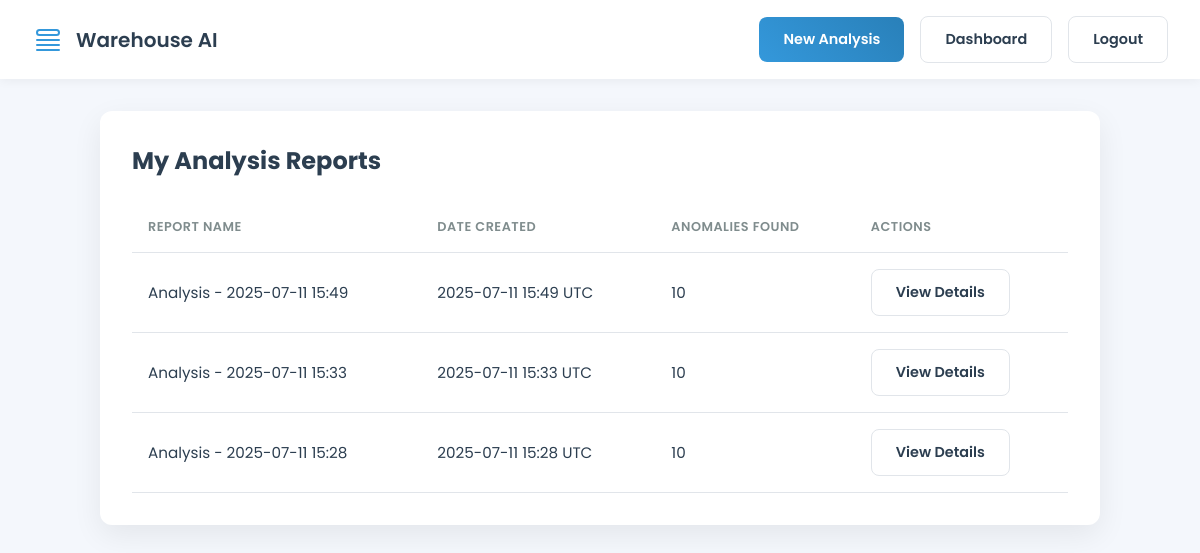
Page /dashboard (signed in) on the earlier database version.
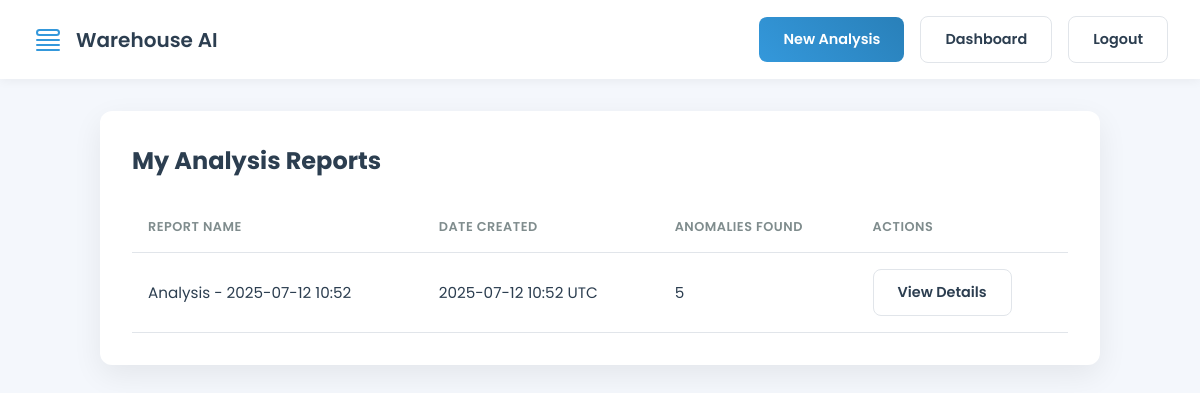
Same page on the later database version.
### src/app.py (models this page shows)
class AnalysisReport(db.Model):
    id = db.Column(db.Integer, primary_key=True)
    report_name = db.Column(db.String(120), nullable=False, default=f"Analysis Report")
    timestamp = db.Column(db.DateTime, index=True, default=datetime.utcnow)
    user_id = db.Column(db.Integer, db.ForeignKey('user.id'), nullable=False)
    anomalies = db.relationship('Anomaly', backref='report', lazy=True, cascade="all, delete-orphan")
    location_summary = db.Column(db.Text, nullable=True) # Stores a JSON string of the location summary

### src/app.py (the view)
@app.route('/dashboard')
@login_required
def dashboard():
    reports = AnalysisReport.query.filter_by(user_id=current_user.id).order_by(AnalysisReport.timestamp.desc()).all()
    return render_template('dashboard.html', reports=reports)

### src/app.py (called while the page is built)
@login_manager.user_loader
def load_user(user_id):
    return User.query.get(int(user_id))

### src/templates/dashboard.html (shortened to what this page needs)
{% extends "base.html" %}
{% block content %}
<div class="container">
    <div class="card">
        <div class="table-header">
            <h2>My Analysis Reports</h2>
        </div>
        {% if reports %}
        <table>
            <thead>
                <tr>
                    <th>Report Name</th>
                    <th>Date Created</th>
                    <th>Anomalies Found</th>
                    <th>Actions</th>
                </tr>
            </thead>
            <tbody>
                {% for report in reports %}
                <tr>
                    <td>{{ report.report_name }}</td>
                    <td>{{ report.timestamp.strftime('%Y-%m-%d %H:%M') }} UTC</td>
                    <td>{{ report.anomalies|length }}</td>
                    <td>
                        <a href="{{ url_for('view_report', report_id=report.id) }}" class="btn btn-secondary">View Details</a>
                    </td>
                </tr>
                {% endfor %}
            </tbody>
        </table>
        {% else %}
        <div class="empty-state">
            <h3>No reports found</h3>
            <p>It looks like you haven't run any analysis yet.</p>
            <a href="{{ url_for('index') }}" class="btn btn-primary">Start Your First Analysis</a>
        </div>
        {% endif %}
    </div>
</div>
{% endblock %}

### src/templates/base.html (shortened to what this page needs)
<!DOCTYPE html>
<html lang="en">
<head>
</head>
<body>
    <header class="main-header">
        <a href="{{ url_for('dashboard' if current_user.is_authenticated else 'index') }}" class="logo-container">
             <div class="logo-icon">
                <svg xmlns="http://www.w3.org/2000/svg" fill="none" viewBox="0 0 24 24" stroke-width="1.5" stroke="currentColor">
                    <path stroke-linecap="round" stroke-linejoin="round" d="M3.75 12h16.5m-16.5 3.75h16.5M3.75 19.5h16.5M5.625 4.5h12.75a1.875 1.875 0 0 1 0 3.75H5.625a1.875 1.875 0 0 1 0-3.75Z" />
                </svg>
            </div>
            <span class="logo-text">Warehouse AI</span>
        </a>
        <nav class="nav-links">
            {% if current_user.is_authenticated %}
                <a href="{{ url_for('index') }}" class="btn btn-primary">New Analysis</a>
                <a href="{{ url_for('dashboard') }}" class="btn btn-secondary">Dashboard</a>
                <a href="{{ url_for('logout') }}" class="btn btn-secondary">Logout</a>
            {% else %}
                <a href="{{ url_for('login') }}" class="btn btn-secondary">Login</a>
                <a href="{{ url_for('register') }}" class="btn btn-primary">Register</a>
            {% endif %}
        </nav>
    </header>
    <main class="content">
        {% block content %}{% endblock %}
    </main>
</body>
</html>

### src/templates/base.html (style rules this page uses)
:root { --bg-color: #f4f7fc; --primary-text: #2c3e50; --accent-color: #3498db; --accent-color-dark: #2980b9; --secondary-text: #7f8c8d; --white: #ffffff; --card-shadow: 0 10px 30px rgba(0, 0, 0, 0.07); --border-color: #e1e5ea; --border-radius: 12px; --success-color: #2ecc71; --success-bg: #e8f9f1; --error-color: #e74c3c; --error-bg: #fdedec; }
body { background-color: var(--bg-color); color: var(--primary-text); font-family: 'Poppins', sans-serif; margin: 0; }
.btn { font-family: 'Poppins', sans-serif; border: none; border-radius: 8px; padding: 0.75rem 1.5rem; font-size: 0.9rem; font-weight: 600; cursor: pointer; transition: all 0.2s; text-decoration: none; display: inline-block; text-align: center; }
.btn-primary { background: linear-gradient(45deg, var(--accent-color), var(--accent-color-dark)); color: var(--white); }
.btn-secondary { background-color: var(--white); color: var(--primary-text); border: 1px solid var(--border-color); }
.main-header { background-color: var(--white); box-shadow: 0 2px 10px rgba(0,0,0,0.05); padding: 1rem 2rem; display: flex; justify-content: space-between; align-items: center; }
.main-header .logo-container { display: flex; align-items: center; gap: 0.75rem; text-decoration: none; color: var(--primary-text); }
.main-header .logo-container .logo-icon { width: 32px; height: 32px; color: var(--accent-color); }
.main-header .logo-container .logo-text { font-size: 1.25rem; font-weight: 600; }
.main-header .nav-links { display: flex; align-items: center; gap: 1rem; }
.content { padding: 2rem; }

### src/templates/dashboard.html (style rules this page uses)
.container { max-width: 1000px; margin: 0 auto; }
.card { background-color: var(--white); border-radius: var(--border-radius); box-shadow: var(--card-shadow); padding: 2rem; }
.table-header { display: flex; justify-content: space-between; align-items: center; margin-bottom: 1.5rem; }
.table-header h2 { margin: 0; font-size: 1.5rem; }
table { width: 100%; border-collapse: collapse; font-size: 0.95rem; }
th, td { padding: 1rem; text-align: left; border-bottom: 1px solid var(--border-color); }
th { font-weight: 600; color: var(--secondary-text); text-transform: uppercase; font-size: 0.8rem; letter-spacing: 0.5px; }

Differences in the rows shown:
removed AnalysisReport: report_name "Analysis - 2025-07-11 15:49", timestamp "2025-07-11 15:49", anomalies|length "10"
removed AnalysisReport: report_name "Analysis - 2025-07-11 15:33", timestamp "2025-07-11 15:33", anomalies|length "10"
changed AnalysisReport: report_name "Analysis - 2025-07-11 15:28" → "Analysis - 2025-07-12 10:52"; timestamp "2025-07-11 15:28" → "2025-07-12 10:52"; anomalies|length "10" → "5"
